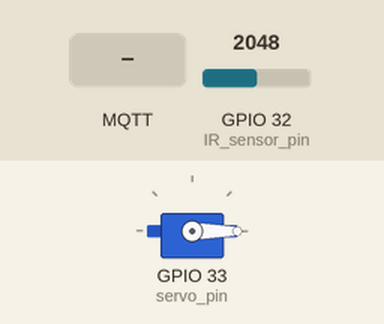
This sketch was run on a simulated ESP32. Shown: servo. Inputs (shaded band) come from the test bench; at power-on: GPIO 32 (IR_sensor_pin) = 2048. WiFi joins after 1.5 s; servers stay silent unless stated; no MQTT or app messages arrive unless stated; what the sketch prints to the serial monitor is not drawn.

Above: at 3.7 s.
3.8 s: MQTT message "servo/angle" arrives on the first subscribed topic
At 5.7 s:
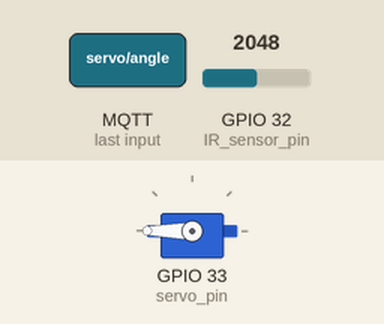
6.0 s: MQTT message "0" arrives on the first subscribed topic
At 7.4 s:
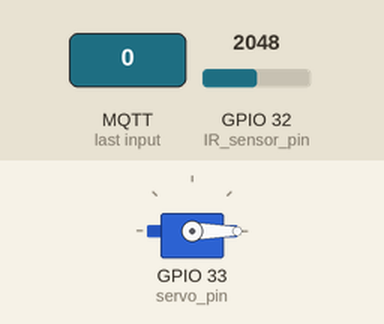
8.0 s: MQTT message "1" arrives on the first subscribed topic
At 9.0 s:
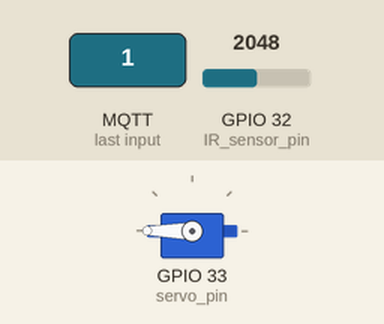
Timing chart, 0 to 11.0 s (numbered marks = the images above; inputs shaded):
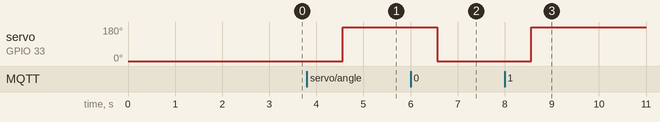

Measured:
- after the input at 3.8 s, servo on GPIO 33 (servo_pin): 0° → 180° after 0.77 s
- after the input at 6.0 s, servo on GPIO 33 (servo_pin): 180° → 0° after 0.57 s
- after the input at 8.0 s, servo on GPIO 33 (servo_pin): 0° → 180° after 0.57 s

The sketch:

module_3_assignment_4.ino
```cpp
// necessary libraries
#include <WiFiClientSecure.h>  // Library for secure Wi-Fi connection
#include <esp_crt_bundle.h>    // ESP32 certificate bundle
#include <WiFi.h>              // Library for Wi-Fi functions
#include <PubSubClient.h>      // library for MQTT client implementation using HiveMQ
#include <ESP32Servo.h>        // library for servo control on ESP32

// Wi-Fi credentials
const char* ssid = "WE2020";        // Wi-Fi network SSID
const char* password = "epic2023";  // Wi-Fi network password

// MQTT broker configuration
const char* mqtt_broker = "bae6e1004af84917878e457c24d59cce.s1.eu.hivemq.cloud";  // MQTT broker
const char* mqtt_username = "esp32";                                              // MQTT username
const char* mqtt_password = "esppass";                                            // MQTT password
const char* mqttServer = "a7be40337d754d4ebe031ec532ceb81f.s1.eu.hivemq.cloud";   // MQTT alternative address
const int mqttPort = 8883;                                                        // MQTT port

// MQTT topics
const char* IR_sensor_topic = "IR/distance";  // topic for publishing the IR sensor's distance readings
const char* servo_topic = "servo/angle";      // topic to subscribe for determining the servo's angle

// instance for Wi-Fi client, MQTT client and servo motor
WiFiClientSecure espClient;      // secure Wi-Fi client instance
PubSubClient client(espClient);  // MQTT client instance using the Wi-Fi client
Servo servo;                     // servo motor instance

// pin configuration
int servo_pin = 33;      // setting GPIO pin for servo at 33
int IR_sensor_pin = 32;  // setting GPIO pin for IR sensor at 32

// declaring the callback function for handling MQTT messages
void callback(char* topic, byte* payload, unsigned int length);

void setup() {

// declaring serial communication
Serial.begin(115200);  // setting serial communication at baud 115200
delay(10);

// connecting to Wi-Fi
WiFi.begin(ssid, password);              // begin Wi-Fi connection
while (WiFi.status() != WL_CONNECTED) {  // if it is still not connected
  delay(500);
  Serial.print(".");                     // print "." to indicate its status as connecting
}
// setting Wi-Fi client into insecure
espClient.setInsecure();       // setting insecure for SSL
Serial.println("Connected.");  // confirming the success of the connection

// setting MQTT configuration
client.setServer(mqtt_broker, mqttPort);  // setting MQTT client server
client.setCallback(callback);  // setting MQTT client callback function

// connecting to MQTT broker
while (!client.connected()) {
  Serial.print("Connecting to MQTT Broker..."); // printing that we will attempt to connect to MQTT broker
  String client_id = "esp32-client-" + String(WiFi.macAddress());  // create client ID
  if (client.connect(client_id.c_str(), mqtt_username, mqtt_password)) {  // attempt connection
    Serial.println("Connected to MQTT Broker");  // connection complete
    client.subscribe("servo/angle");  // subscribing to servo angle topic
  } else {
    Serial.print("Failed with state ");  // connection failed
    Serial.print(client.state());  // print failure state
    delay(2000);
  }
}

// setting pin configuration
pinMode(IR_sensor_pin, INPUT);  // setting IR sensor's pin as input
servo.attach(servo_pin);        // attaching servo to its pin
servo.write(0);                 // setting servo's initial position
delay(1000);
}

void loop() {

// maintaining MQTT connection
client.loop();

// reading and publishing the IR sensor's readings
int distance = analogRead(IR_sensor_pin);                   // read analog value for distance from IR sensor
Serial.println(distance);                                   // printing read distance on serial monitor
client.publish(IR_sensor_topic, String(distance).c_str());  // publishing distance to MQTT IR sensor topic
delay(1000);
}

// setting callback function for handling MQTT messages
void callback(char* topic, byte* payload, unsigned int length) {
  String messageTemp;                              // declaring temporary string
  for(int i=0; i<length; i+=1) {                   // looping through recieved payload
    messageTemp += (char)payload[i];               // turning each character to string message
  }
  if (String(topic) == "servo/angle") {            // if the message is for the servo angle topic
    int position = (payload[0] == '0') ? 0 : 180;  // get the servo's position to either 0 or 180 based on the recieved message
    servo.write(position);                         // apply the recieved position
  }
}
```
